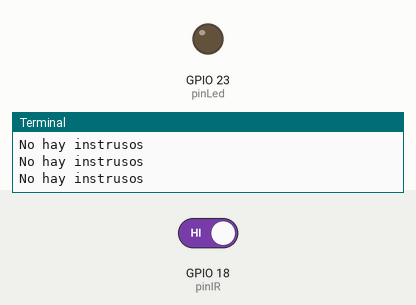
The program below on a simulated Raspberry Pi (BCM pin numbers). On the bench: output pins drawn as LEDs (lit = HIGH), the last lines printed to the terminal. Inputs (shaded band) come from the test bench; at power-on: GPIO 18 (pinIR) HIGH.

Above: at 1.2 s.
1.3 s: GPIO 18 (pinIR) driven LOW
At 2.0 s:
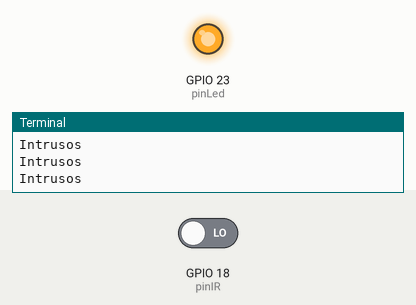
2.9 s: GPIO 18 (pinIR) driven HIGH
At 4.5 s:
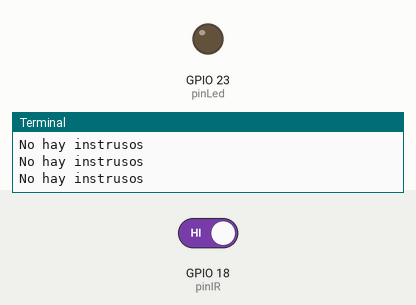
Timing chart, 0 to 6.0 s (numbered marks = the images above; inputs shaded):
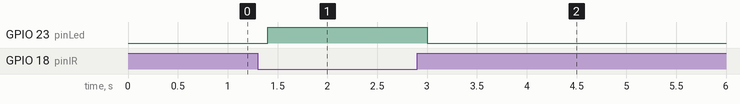

The program:

sensorIR.py
```python
import RPi.GPIO as GPIO
import time

GPIO.setmode(GPIO.BCM)
GPIO.setwarnings(False)

#pins
pinIR = 18
pinLed = 23

#entradas y salidas
GPIO.setup(pinLed, GPIO.OUT)
GPIO.setup(pinIR, GPIO.IN)

while True:
    leer = GPIO.input(pinIR)

    if leer == False:
        print("Intrusos")
        GPIO.output(pinLed, True)
        time.sleep(0.1)
    else:
        print("No hay instrusos")
        GPIO.output(pinLed, False)
        time.sleep(0.1)

    time.sleep(0.1)

GPIO.cleanup() #limpiar GPIO
```

Measured:
- after the input at 1.3 s, GPIO 23 (pinLed): LOW → HIGH after 0.10 s
- after the input at 2.9 s, GPIO 23 (pinLed): HIGH → LOW after 0.10 s
